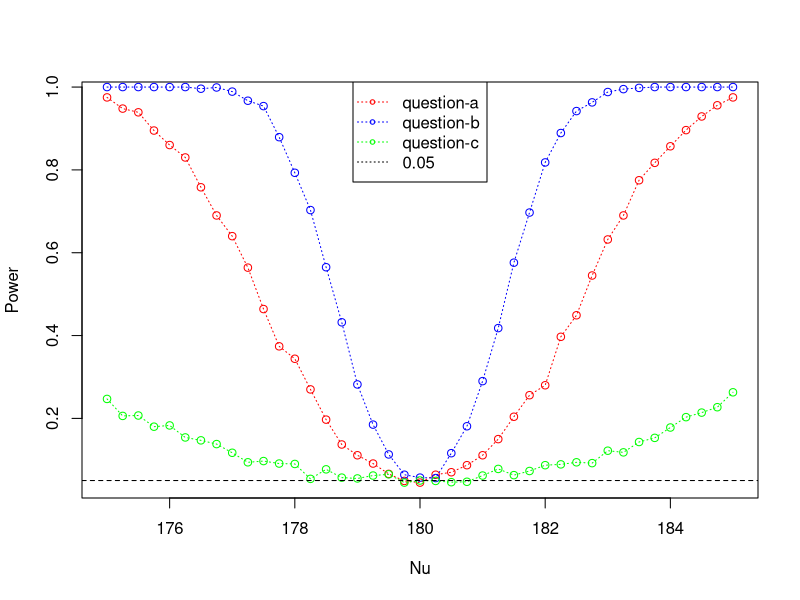
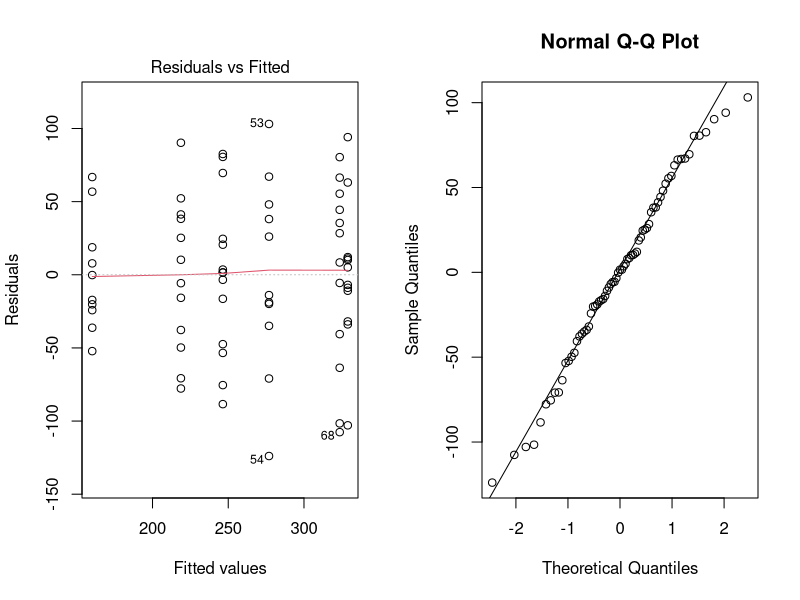

Write the R code that produced these figures, in order.
## ---- chunk 1
#rm(list=ls())
options(digits = 3)
p.value=function(n,m,mu,nu,sd,B=1000){
  p=numeric(B) # p will be an array of realized p-values
  for (b in 1:B) {x=rnorm(n,mu,sd); y=rnorm(m,nu,sd)
                p[b]=t.test(x,y,var.equal=TRUE)[[3]]}
 return(p)}
## ---- chunk 2
n=m=30;mu=180;sd=5
nulist=seq(175,185,by=0.25);plist=numeric(length(nulist))
d=1
for (i in nulist) { h=p.value(n,m,mu,i,sd); k=mean(h<0.05);plist[d]=k; d=d+1
}


## ---- chunk 3
n=m=100;mu=180;sd=5
nulist_1=seq(175,185,by=0.25);plist_1=numeric(length(nulist_1))
d=1
for (i in nulist_1) { h=p.value(n,m,mu,i,sd); k=mean(h<0.05);plist_1[d]=k; d=d+1
}
## ---- chunk 4
n=m=30;mu=180;sd=15
nulist_2=seq(175,185,by=0.25);plist_2=numeric(length(nulist))
d=1
for (i in nulist_2) { h=p.value(n,m,mu,i,sd); k=mean(h<0.05);plist_2[d]=k; d=d+1
}
## ---- chunk 5
plot(nulist,plist,xlab='Nu',ylab = 'Power',col="red")
lines(nulist,plist,col="red",lty=3)
points(nulist_1,plist_1,col="blue")
lines(nulist_1,plist_1,col="blue",lty=3)
points(nulist_2,plist_2,col="green")
lines(nulist_2,plist_2,col="green",lty=3)
abline(h=0.05,col='black',lty=2)
legend("top",legend=c("question-a","question-b","question-c",'0.05'),pch=c(1,1,1,NA),pt.cex=0.6,col=c("red","blue","green",'black'),lty=3)  
## ---- chunk 6
meatmeal=chickwts[chickwts$feed=='meatmeal',]
sunflower=chickwts[chickwts$feed=='sunflower',]
par(mfrow=c(2,2))
t.test(meatmeal$weight,sunflower$weight)
wilcox.test(meatmeal$weight,sunflower$weight)
ks.test(meatmeal$weight,sunflower$weight)
## ---- chunk 7
weightavno_1=lm(weight~feed,data = chickwts)
anova(weightavno_1)
summary(lm(weight~feed,data = chickwts))
## ---- chunk 8
meatmeal=chickwts[chickwts$feed=='meatmeal',]
sunflower=chickwts[chickwts$feed=='sunflower',]
horsebean=chickwts[chickwts$feed=='horsebean',]
linseed=chickwts[chickwts$feed=='linseed',]
soybean=chickwts[chickwts$feed=='soybean',]
casein=chickwts[chickwts$feed=='casein',]
shapiro.test(meatmeal$weight);shapiro.test(sunflower$weight);shapiro.test(horsebean$weight);
shapiro.test(linseed$weight);shapiro.test(soybean$weight);shapiro.test(casein$weight)
par(mfrow=c(1,2)); plot(weightavno_1, 1);qqnorm(residuals(weightavno_1));qqline(residuals(weightavno_1))
#install.packages('car')
#library(car)
#leveneTest(weight~feed,data=chickwts)
## ---- chunk 9
attach(chickwts); kruskal.test(weight,feed)
